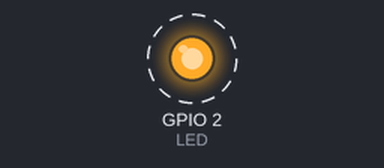
Recording of a program running on a simulated ESP32. Shown: output pins drawn as LEDs (lit = HIGH). Dashed ring = blinking. What the program prints to the serial monitor is not drawn.

Above: at 0.1 s.
Timing chart, 0 to 3.0 s (numbered marks = the images above):
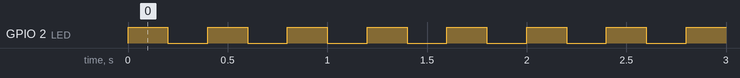

Measured:
- by itself, GPIO 2 (LED): alternates HIGH for 0.20 s and LOW for 0.20 s

The program:

main.cpp
```cpp
/***************************************************************/
/* Biblioteca do Arduino */
#include <Arduino.h> // Inclui a biblioteca padrão do Arduino para utilizar este framework
/* Bibliotecas FreeRTOS */
#include "freertos/FreeRTOS.h" // Inclui a biblioteca do FreeRTOS para a criação e manipulação de tasks
#include "freertos/task.h" // Inclui funções específicas para manipulação de tasks no FreeRTOS
/* Mapeamento de pinos */
#define LED 2 // Define o pino 2 como o pino ao qual o LED está conectado
/* Variáveis para armazenamento do handle das tasks */
TaskHandle_t taks1Handle = NULL; // Handle para a task 1, usado para controle da task (interromper, reiniciar)
TaskHandle_t taks2Handle = NULL; // Handle para a task 2, usado para controle da task
/* Protótipos das Tasks */
void vTask1(void *pvParameters); // Protótipo da função da task 1
void vTask2(void *pvParameters); // Protótipo da função da task 2
/* Função setup */
void setup() {
  Serial.begin(9600); // Configura a comunicação serial com uma taxa de 9600 bits por segundo
  /* Criação das tasks */
  xTaskCreatePinnedToCore(
    vTask1, // Ponteiro para a função que define o comportamento da task 1
    "TASK1", // Dar um nome da task (apenas para referência)
    configMINIMAL_STACK_SIZE, // Função que define tamanho mínimo de pilha necessário para a task
    NULL, // Parâmetro passado para a task (neste caso, nenhum)
    1, // Prioridade da task 1 (1 é uma prioridade baixa)
    &taks1Handle, // Ponteiro para armazenar o handle da task 1
    0
  );
  xTaskCreatePinnedToCore(
    vTask2, // Ponteiro para a função que define o comportamento da task 2
    "TASK2", // Nome da task 2
    configMINIMAL_STACK_SIZE + 1024, // Tamanho da pilha aumentado para a task 2, pois ela envolve a comunicação serial
    NULL, // Parâmetro passado para a task (nenhum neste exemplo)
    2, // Prioridade da task 2 (prioridade maior que a task 1)
    &taks2Handle, // Ponteiro para armazenar o handle da task 2
    1
  );
}
/* Função loop */
void loop() {
  vTaskDelay(3000); // Libera a CPU por 3 segundos; esta função apenas gera atraso enquanto as tasks executam
}
/*
 vTask1
 Função que inverte o estado do LED em intervalos de 200 ms
*/
void vTask1(void *pvParameters) {
  pinMode(LED, OUTPUT); // Configura o pino LED como saída
  while (1) { // Loop infinito para que a task continue executando
    digitalWrite(LED, !digitalRead(LED)); // Inverte o estado atual do LED
    vTaskDelay(pdMS_TO_TICKS(200)); // Aguarda 200 ms antes de inverter novamente (usando o FreeRTOS para atraso)
  }
}
/*
 vTask2
 Função que imprime o valor de uma contagem a cada 1 segundo
*/
void vTask2(void *pvParameters) {
  int cont = 0; // Inicializa uma variável para contagem
  while (1) { // Loop infinito para a task continuar executando
    Serial.println("Task 2: " + String(cont++)); // Imprime o valor atual da contagem e incrementa em seguida
    vTaskDelay(pdMS_TO_TICKS(1000)); // Aguarda 1 segundo antes de imprimir novamente
  }
}
```
